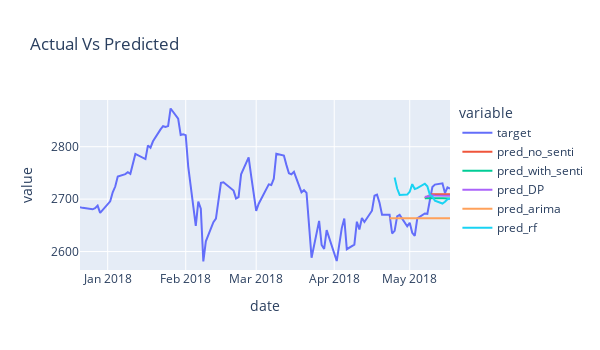

Notebook code cell kept with this figure:
### Code cell
run_and_plot('SP', params['sequence_length'])
